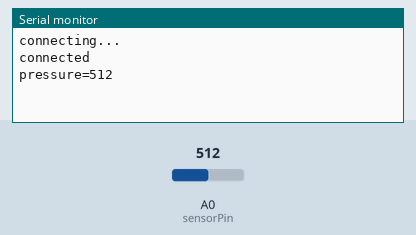
This sketch was run on a simulated Arduino Uno, built with avr-gcc and run on an emulated ATmega328P. Parts: the last lines printed to the serial monitor. The inputs (shaded band) are chosen by the test bench; at power-on: A0 (sensorPin) = 512. WiFi joins after 1.5 s; servers stay silent unless stated; uploads are accepted with an empty reply.

Above: at 2.9 s.
3.0 s: A0 (sensorPin) set to 716
At 12.6 s:
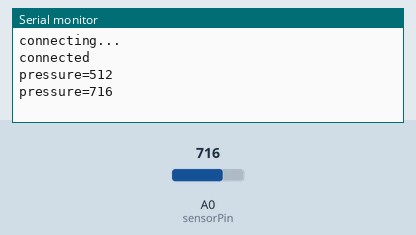
13.0 s: A0 (sensorPin) set to 900
At 22.7 s:
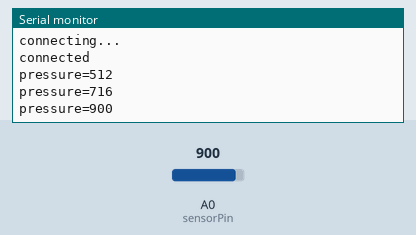

Measured:
- after the input at 3.0 s, the serial monitor: prints a new line after 8.8 s (image 1)
- after the input at 13.0 s, the serial monitor: prints a new line after 8.8 s (image 2)

The sketch:

makura.ino
```cpp
#include <SPI.h>
#include <Ethernet.h>

int sensorPin = 0;

byte mac[] = { 0x90, 0xA2, 0xDA, 0x0D, 0xC2, 0x45 };
IPAddress server(50,19,86,241); // http://makura.herokuapp.com
EthernetClient client;

void setup() {
  Serial.begin(9600);

  if (Ethernet.begin(mac) == 0) {
    Serial.println("Failed to configure using DHCP");
  }

  connectServer();
}

void loop() {
  if (client.connected()) {
    //sendPostRequest();

    int pressure = analogRead(sensorPin);
    sendPressure(pressure);
    delay(10000);
  } else {
    Serial.println();
    Serial.println("disconnected.");
    client.stop();

    delay(5000);
    connectServer();
  }
}

void connectServer() {
  Serial.println("connecting...");

  if (client.connect(server, 80)) {
    Serial.println("connected");
  } else {
    Serial.println("connection failed");
  }
}

void sendPressure(int pressure) {
  String pressureData = String("pressure=") + pressure;

  // Debug
  Serial.println(pressureData);

  client.println("POST / HTTP/1.1");
  client.println("Host: makura.herokuapp.com");
  client.println("Content-Type: application/x-www-form-urlencoded");
  client.print("Content-Length: ");
  client.println(pressureData.length(), DEC);
  client.println();
  client.println(pressureData);
}
```
